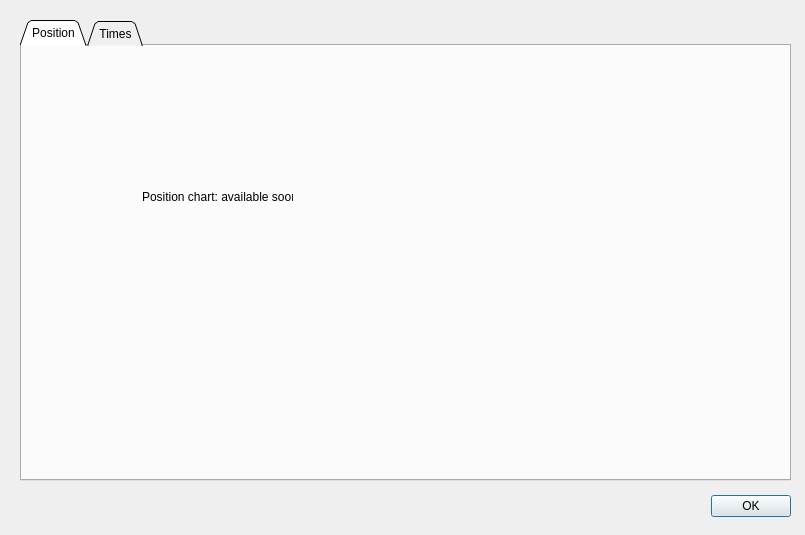
<?xml version="1.0" encoding="UTF-8"?>
<ui version="4.0">
 <class>StatsDialog</class>
 <widget class="QDialog" name="StatsDialog">
  <property name="geometry">
   <rect>
    <x>0</x>
    <y>0</y>
    <width>805</width>
    <height>535</height>
   </rect>
  </property>
  <property name="windowTitle">
   <string>Stats Window</string>
  </property>
  <widget class="QDialogButtonBox" name="buttonBox">
   <property name="geometry">
    <rect>
     <x>710</x>
     <y>490</y>
     <width>81</width>
     <height>32</height>
    </rect>
   </property>
   <property name="orientation">
    <enum>Qt::Horizontal</enum>
   </property>
   <property name="standardButtons">
    <set>QDialogButtonBox::Ok</set>
   </property>
  </widget>
  <widget class="QTabWidget" name="tabWidget">
   <property name="geometry">
    <rect>
     <x>20</x>
     <y>20</y>
     <width>771</width>
     <height>461</height>
    </rect>
   </property>
   <property name="tabShape">
    <enum>QTabWidget::Triangular</enum>
   </property>
   <property name="currentIndex">
    <number>0</number>
   </property>
   <widget class="QWidget" name="tab">
    <attribute name="title">
     <string>Position</string>
    </attribute>
    <widget class="QLabel" name="label">
     <property name="geometry">
      <rect>
       <x>120</x>
       <y>130</y>
       <width>151</width>
       <height>41</height>
      </rect>
     </property>
     <property name="text">
      <string>Position chart: available soon...</string>
     </property>
    </widget>
   </widget>
   <widget class="QWidget" name="tab_2">
    <attribute name="title">
     <string>Times</string>
    </attribute>
    <widget class="QLabel" name="label_2">
     <property name="geometry">
      <rect>
       <x>90</x>
       <y>100</y>
       <width>221</width>
       <height>41</height>
      </rect>
     </property>
     <property name="text">
      <string>Times: available soon...</string>
     </property>
    </widget>
   </widget>
  </widget>
 </widget>
 <resources/>
 <connections>
  <connection>
   <sender>buttonBox</sender>
   <signal>accepted()</signal>
   <receiver>StatsDialog</receiver>
   <slot>accept()</slot>
   <hints>
    <hint type="sourcelabel">
     <x>248</x>
     <y>254</y>
    </hint>
    <hint type="destinationlabel">
     <x>157</x>
     <y>274</y>
    </hint>
   </hints>
  </connection>
  <connection>
   <sender>buttonBox</sender>
   <signal>rejected()</signal>
   <receiver>StatsDialog</receiver>
   <slot>reject()</slot>
   <hints>
    <hint type="sourcelabel">
     <x>316</x>
     <y>260</y>
    </hint>
    <hint type="destinationlabel">
     <x>286</x>
     <y>274</y>
    </hint>
   </hints>
  </connection>
 </connections>
</ui>
